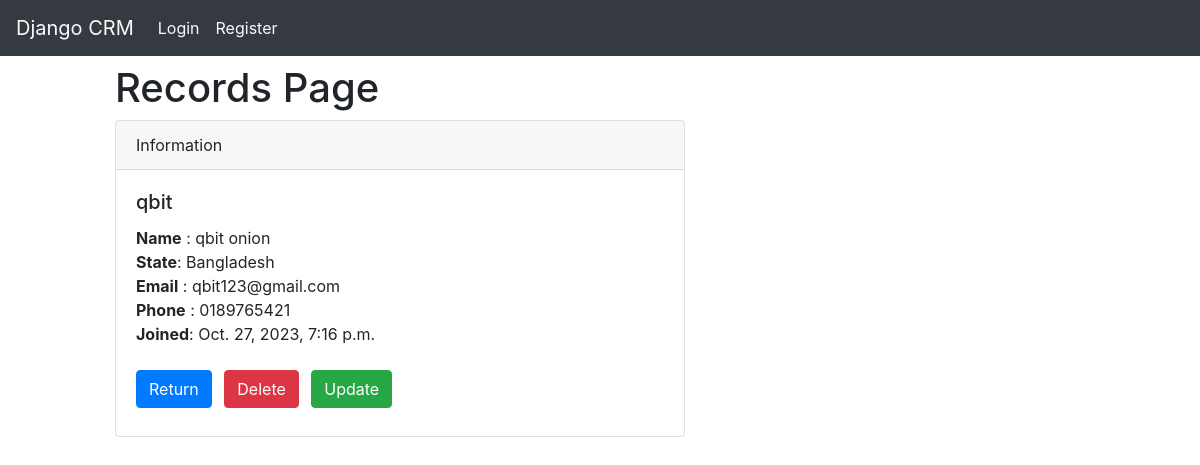
The app's page /record/1 with its own data.
### myCRM/models.py (models this page shows)
class Record(models.Model):
    created_at = models.DateTimeField(auto_now_add=True)
    first_name = models.CharField(max_length=20)
    last_name = models.CharField(max_length=30)
    usermail = models.EmailField(max_length=30)
    phone = models.CharField(max_length=12)
    city = models.CharField(max_length=20)
    state = models.CharField(max_length=25)

### myCRM/views.py (the view)
# urls.py: path('record/<int:pk>',views.customer_record, name='record'),
def customer_record(request,pk):
    if User.is_authenticated:
        customer_record  = Record.objects.get(id=pk)
        return render(request, 'record.html', {'customer_record': customer_record})
    else:
        messages.success(request, 'Failed to find the account')
        return redirect('homepage')

### myCRM/templates/record.html
{% extends "base.html" %} {% block content %}
<h1 class="col-5 offset-1 my-2">Records Page</h1>
<div class="col-6 offset-1">
  <div class="card">
    <div class="card-header">Information</div>
    <div class="card-body">
      <h5 class="card-title">{{customer_record.first_name}}</h5>
      <p class="card-text">
        <strong>Name</strong> : {{customer_record.first_name}}
        {{customer_record.last_name}}<br />
        <strong>State</strong>: {{customer_record.state}}
        <strong><br />Email</strong> : {{customer_record.usermail}}
        <strong><br />Phone</strong> : {{customer_record.phone}}
        <strong><br />Joined</strong>: {{customer_record.created_at}}
      </p>
      <a href="{% url 'homepage' %}" class="btn btn-primary mx-0 my-2"
        >Return</a
      >
      <a
        href="{% url 'delete_record' customer_record.id %}"
        class="btn btn-danger mx-2 my-2"
        >Delete</a
      >
      <a
        href="{% url 'update_record' customer_record.id %}"
        class="btn btn-success mx-0 my-2"
        >Update</a
      >
    </div>
  </div>
</div>
{% endblock content %}

### records on screen
Record: first_name "qbit", last_name "onion", state "Bangladesh", usermail "qbit123@gmail.com", phone "0189765421", created_at "Oct. 27, 2023, 7:16 p.m."
